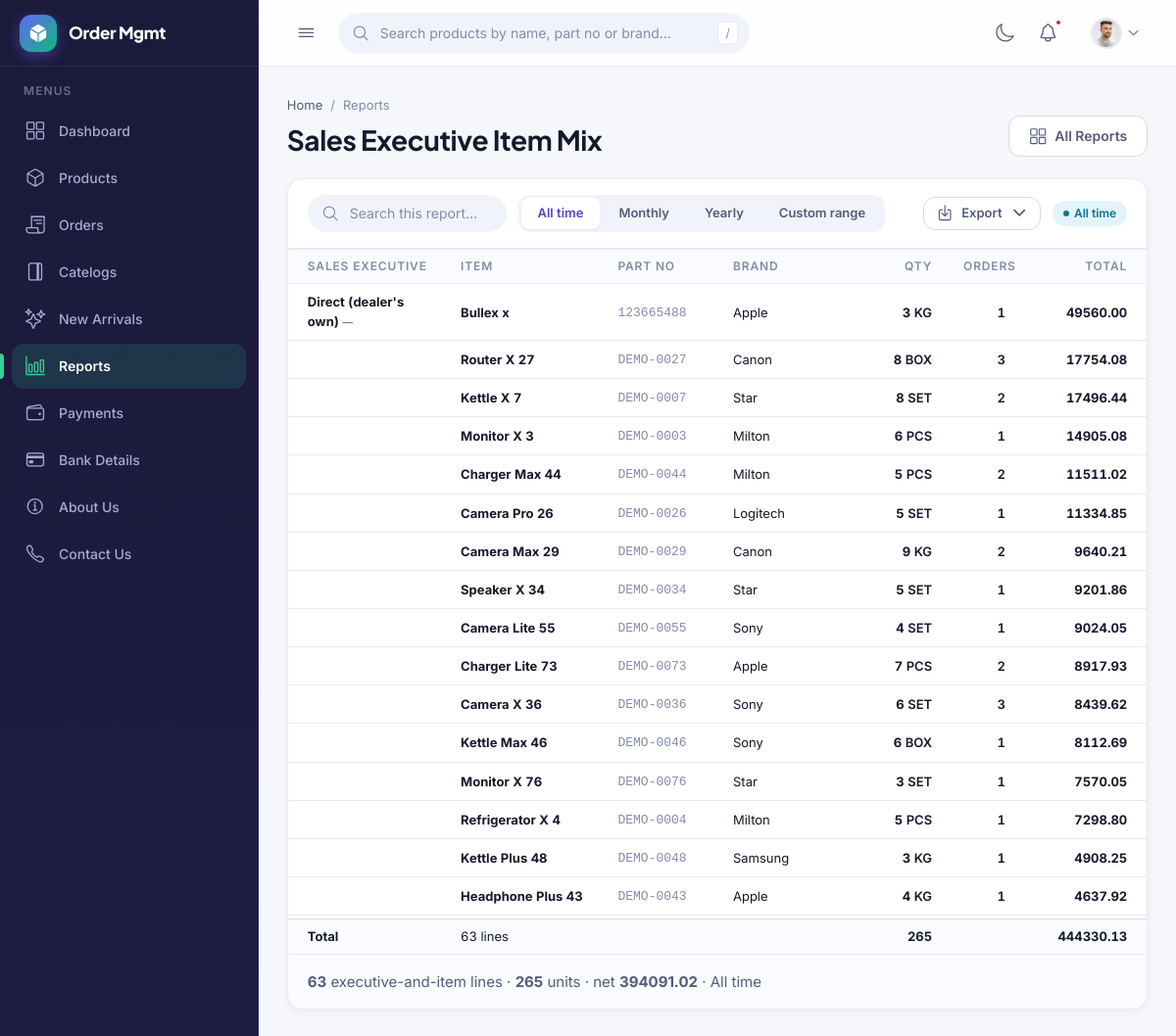
The page /reports/sales-items (signed in) on the database its author committed.
### products/models.py (models this page shows, shortened)
class Product(models.Model):
    objects = ProductQuerySet.as_manager()
    class TaxType(models.TextChoices):
        INCLUSIVE = "inclusive", "Price includes GST"
        EXCLUSIVE = "exclusive", "Price excludes GST"
    GST_CHOICES = [
        (Decimal("0.00"), "0%"),
        (Decimal("1.00"), "1%"),
        (Decimal("2.00"), "2%"),
        (Decimal("3.00"), "3%"),
        (Decimal("5.00"), "5%"),
        (Decimal("12.00"), "12%"),
        (Decimal("18.00"), "18%"),
        (Decimal("28.00"), "28%"),
        (Decimal("40.00"), "40%"),
    ]
    name = models.CharField(max_length=200)
    partno = models.CharField("Part number", max_length=60, unique=True)
    brand = models.ForeignKey(Brand, on_delete=models.PROTECT, related_name="products")
    unit = models.ForeignKey(Unit, on_delete=models.PROTECT, related_name="products")
    hsn = models.CharField("HSN code", max_length=8)
    gst = models.DecimalField(
        "GST %", max_digits=5, decimal_places=2, choices=GST_CHOICES, default=Decimal("18.00")
    )
    price = models.DecimalField(max_digits=12, decimal_places=2)
    price_tax_type = models.CharField(
        "Price is",
        max_length=9,
        choices=TaxType.choices,
        default=TaxType.EXCLUSIVE,
        help_text="Whether the price above already has GST in it.",
    )
    stock = models.PositiveIntegerField(default=0)
    barcode = models.CharField(max_length=64, unique=True, null=True, blank=True)
    alias = models.CharField(max_length=120, blank=True)
    category = models.CharField(max_length=60, blank=True)
    retail_price = models.DecimalField(max_digits=12, decimal_places=2, default=Decimal("0.00"))
    wholesale_price = models.DecimalField(max_digits=12, decimal_places=2, default=Decimal("0.00"))
    tally_guid = models.CharField(max_length=120, blank=True)
    is_active = models.BooleanField(default=True)
    desc = models.TextField("Description", blank=True)
    image_front = models.ImageField("Front image", upload_to="products/", blank=True)
    image_back = models.ImageField("Back image", upload_to="products/", blank=True)
    image_left = models.ImageField("Left image", upload_to="products/", blank=True)
    image_right = models.ImageField("Right image", upload_to="products/", blank=True)
    created_at = models.DateTimeField(auto_now_add=True)
    updated_at = models.DateTimeField(auto_now=True)
    class Meta:
        ordering = ["name"]
    LOW_STOCK_AT = 5

class Brand(models.Model):
    name = models.CharField(max_length=120, unique=True)
    created_at = models.DateTimeField(auto_now_add=True)
    updated_at = models.DateTimeField(auto_now=True)
    class Meta:
        ordering = ["name"]
    def __str__(self):
        return self.name

class Unit(models.Model):
    name = models.CharField(max_length=20, unique=True)
    created_at = models.DateTimeField(auto_now_add=True)
    updated_at = models.DateTimeField(auto_now=True)
    class Meta:
        ordering = ["name"]
    def __str__(self):
        return self.name

### reports/views.py (the view)
# urls.py: path("sales-items", views.sales_items, name="sales_items"),
@login_required
def sales_items(request):
    filters = read_filter(request)
    grouped = {}
    for line in order_items(request, filters):
        order = line.order
        key, name, code = _credit(order)
        pair = (key, line.product_id)
        row = grouped.get(pair)
        if row is None:
            row = grouped[pair] = {
                "name": name,
                "code": code,
                "item": line.product.name,
                "partno": line.product.partno,
                "brand": str(line.product.brand),
                "unit": str(line.product.unit),
                "qty": 0,
                "order_ids": set(),
                "net": ZERO,
                "total": ZERO,
            }
        row["qty"] += line.qty
        row["order_ids"].add(line.order_id)
        row["net"] += line.line_net
        row["total"] += line.line_total
    rows = []
    for row in grouped.values():
        row["orders"] = len(row.pop("order_ids"))
        rows.append(row)
    rows.sort(key=lambda r: (r["name"], -r["total"]))
    rows = [
        r for r in rows
        if match_row(r, filters["search"], "name", "code", "item", "partno", "brand")
    ]
    seen = set()
    for row in rows:
        row["first_of_group"] = row["name"] not in seen
        seen.add(row["name"])
    return TemplateResponse(request, "reports/sales_items.html", _page(
        request, filters, slug="sales-items", paginate="rows",
        extra={
            "rows": rows,
            "totals": {
                "pairs": len(rows),
                "qty": sum(r["qty"] for r in rows),
                "net": sum((r["net"] for r in rows), ZERO),
                "total": sum((r["total"] for r in rows), ZERO),
            },
        },
    ))

### delaer/context_processors.py (called while the page is built)
def roles(request):
    user = getattr(request, "user", None)
    if user is None or not user.is_authenticated:
        return {"user_is_sales": False, "user_is_manager": False, "user_is_dealer": False}
    from myorder.views import is_manager, is_sales
    return {
        "user_is_sales": is_sales(user),
        "user_is_manager": is_manager(user),
        "user_is_dealer": hasattr(user, "dealer_profile"),
    }

### myorder/models.py (called while the page is built)
    @property
    def line_net(self):
        return (self.rate * self.qty).quantize(Decimal("0.01"))

    @property
    def line_gst(self):
        return (self.line_net * self.gst / 100).quantize(Decimal("0.01"))

    @property
    def line_total(self):
        return self.line_net + self.line_gst

### myorder/views.py (called while the page is built)
def _dealer(request):
    return DealerProfile.objects.filter(user=request.user).first()

def is_manager(user):
    return (
        user.is_superuser
        or user.is_staff
        or user.groups.filter(name="Management").exists()
    )

def _sales(request):
    user = request.user
    if not user.is_authenticated:
        return None
    return SalesExecutive.objects.filter(user=user, is_active=True).first()

def is_sales(user):
    return (
        user.is_authenticated
        and SalesExecutive.objects.filter(user=user, is_active=True).exists()
    )

def _visible_orders(request):
    orders = (
        Order.objects
        .select_related("dealer", "sales_executive")
        .prefetch_related("items__product")
    )
    if is_manager(request.user):
        return orders
    mine = Q(pk__in=[])          # matches nothing until a profile says otherwise
    sales = _sales(request)
    if sales:
        mine |= Q(sales_executive=sales)
    dealer = _dealer(request)
    if dealer:
        mine |= Q(dealer=dealer)
    return orders.filter(mine)

### reports/services.py (called while the page is built)
def apply_dates(queryset, filters, field):
    if filters["date_from"]:
        queryset = queryset.filter(**{f"{field}__gte": filters["date_from"]})
    if filters["date_to"]:
        queryset = queryset.filter(**{f"{field}__lte": filters["date_to"]})
    return queryset

def match_row(row, term, *fields):
    if not term:
        return True
    needle = term.lower()
    return any(needle in str(row.get(f, "")).lower() for f in fields)

def order_items(request, filters):
    from myorder.models import OrderItem
    lines = OrderItem.objects.filter(
        order__in=report_orders(request, filters)
    ).select_related("product", "product__brand", "product__unit", "order", "order__dealer")
    return lines

### templates/reports/sales_items.html (shortened to what this page needs)
{% extends "reports/_report_base.html" %}
{% block report %}
<div id="reportResults" data-live-region>
<div class="table-wrap table-wrap--tall">
    <table class="table table--stack table--fixed">
        <colgroup>
            <col class="w-name">
            <col class="w-name">
            <col class="w-code">
            <col class="w-name">
            <col class="w-qty">
            <col class="w-qty">
            <col class="w-money">
        </colgroup>
        <thead>
            <tr>
                <th>Sales Executive</th>
                <th>Item</th>
                <th class="hide-sm">Part No</th>
                <th class="hide-sm">Brand</th>
                <th class="num">Qty</th>
                <th class="num">Orders</th>
                <th class="num">Total</th>
            </tr>
        </thead>
        <tbody>
            {% for row in rows %}
            <tr class="{% if row.first_of_group %}is-group-start{% endif %}">
                <td data-label="Sales Executive">{% if row.first_of_group %}<strong>{{ row.name }}</strong>
                    <small class="muted">{{ row.code }}</small>{% endif %}</td>
                <td data-label="Item"><strong>{{ row.item }}</strong></td>
                <td data-label="Part No" class="hide-sm"><code class="dim">{{ row.partno }}</code></td>
                <td data-label="Brand" class="hide-sm">{{ row.brand }}</td>
                <td data-label="Qty" class="num"><strong>{{ row.qty }}</strong> {{ row.unit }}</td>
                <td data-label="Orders" class="num">{{ row.orders }}</td>
                <td data-label="Total" class="num"><strong>{{ row.total }}</strong></td>
            </tr>
            {% endfor %}
        </tbody>
        {% if rows %}
        <tfoot>
            <tr>
                <td><strong>Total</strong></td>
                <td>{{ totals.pairs }} line{{ totals.pairs|pluralize }}</td>
                <td class="hide-sm"></td>
                <td class="hide-sm"></td>
                <td class="num"><strong>{{ totals.qty }}</strong></td>
                <td class="num"></td>
                <td class="num"><strong>{{ totals.total }}</strong></td>
            </tr>
        </tfoot>
        {% endif %}
    </table>
</div>
<div class="panel__foot">
    <div class="pagination">
        <span class="muted"><strong>{{ totals.pairs }}</strong> executive-and-item line{{ totals.pairs|pluralize }} &middot; <strong>{{ totals.qty }}</strong> units &middot; net <strong>{{ totals.net }}</strong> &middot; {{ label }}</span>
    </div>
</div>
</div>
{% endblock %}

### rows shown on the page
Product: item "Bullex x", partno "123665488"
Brand: brand "Apple" "Apple" "Apple"
Unit: unit "KG" "KG" "KG" "KG"
Product: item "Router X 27", partno "DEMO-0027"
Brand: brand "Canon" "Canon"
Unit: unit "BOX" "BOX"
Product: item "Kettle X 7", partno "DEMO-0007"
Brand: brand "Star" "Star" "Star"
Unit: unit "SET" "SET" "SET" "SET" "SET" "SET"
Product: item "Monitor X 3", partno "DEMO-0003"
Brand: brand "Milton" "Milton" "Milton"
Unit: unit "PCS" "PCS" "PCS" "PCS"
Product: item "Charger Max 44", partno "DEMO-0044"
Product: item "Camera Pro 26", partno "DEMO-0026"
Brand: brand "Logitech"
Product: item "Camera Max 29", partno "DEMO-0029"
Product: item "Speaker X 34", partno "DEMO-0034"
Product: item "Camera Lite 55", partno "DEMO-0055"
Brand: brand "Sony" "Sony" "Sony"
Product: item "Charger Lite 73", partno "DEMO-0073"
Product: item "Camera X 36", partno "DEMO-0036"
Product: item "Kettle Max 46", partno "DEMO-0046"
Product: item "Monitor X 76", partno "DEMO-0076"
Product: item "Refrigerator X 4", partno "DEMO-0004"
Product: item "Kettle Plus 48", partno "DEMO-0048"
Brand: brand "Samsung"
Product: item "Headphone Plus 43", partno "DEMO-0043"

### other values the page prints
{{ card.name }} "Sales Executive Item Mix"
{{ name }} "All time" "Monthly" "Yearly" "Custom range"
{{ label }} "All time"
{{ row.name }} "Direct (dealer's own)"
{{ row.code }} "—"
{{ row.qty }} "3" "8" "8" "6" "5" "5" "9" "5" "4" "7" "6" "6" "3" "5" "3" "4"
{{ row.orders }} "1" "3" "2" "1" "2" "1" "2" "1" "1" "2" "3" "1" "1" "1" "1" "1"
{{ row.total }} "49560.00" "17754.08" "17496.44" "14905.08" "11511.02" "11334.85" "9640.21" "9201.86" "9024.05" "8917.93" "8439.62" "8112.69" "7570.05" "7298.80" "4908.25" "4637.92"
{{ totals.pairs }} "63"
{{ totals.qty }} "265"
{{ totals.total }} "444330.13"
{{ totals.net }} "394091.02"
